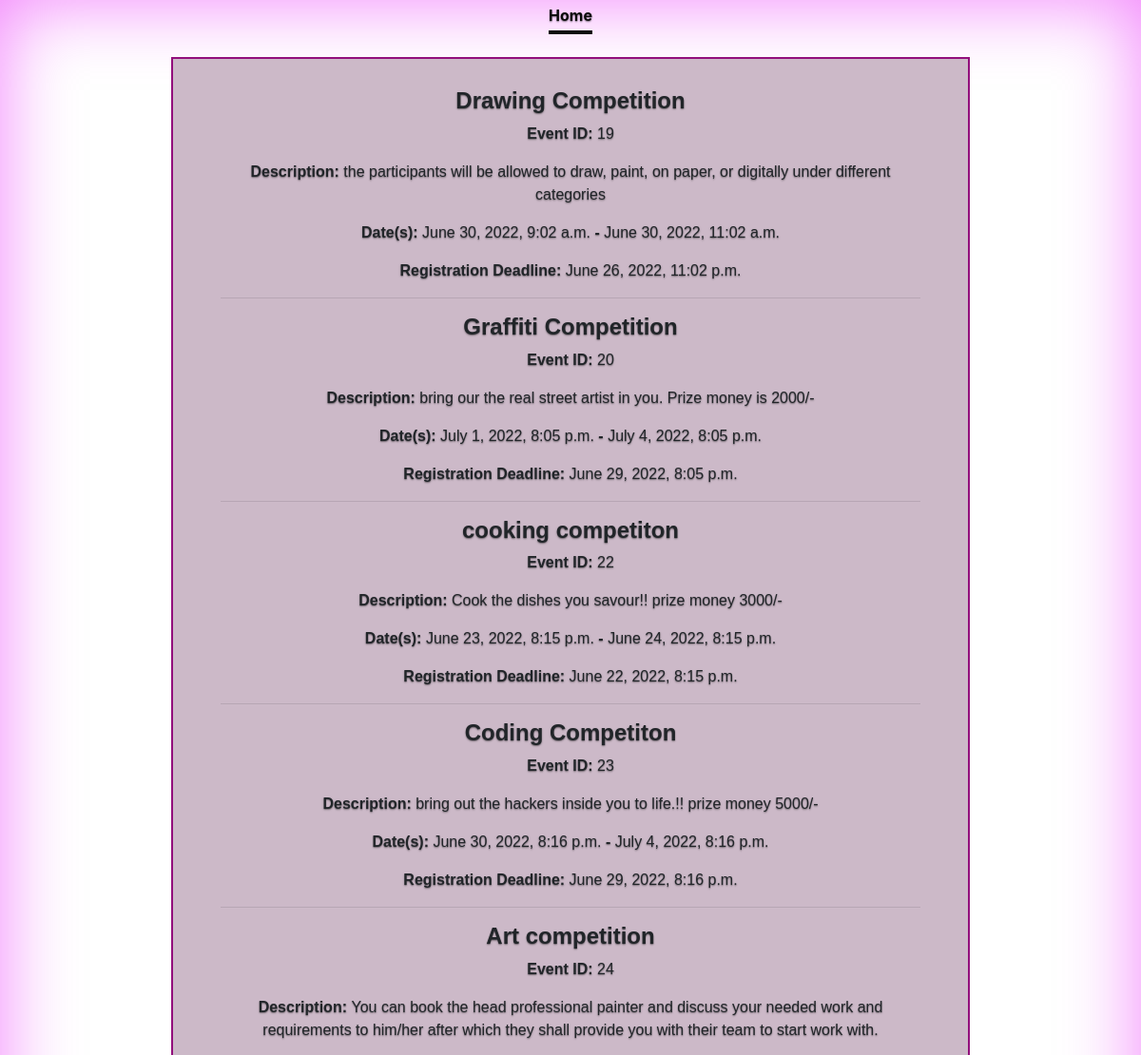
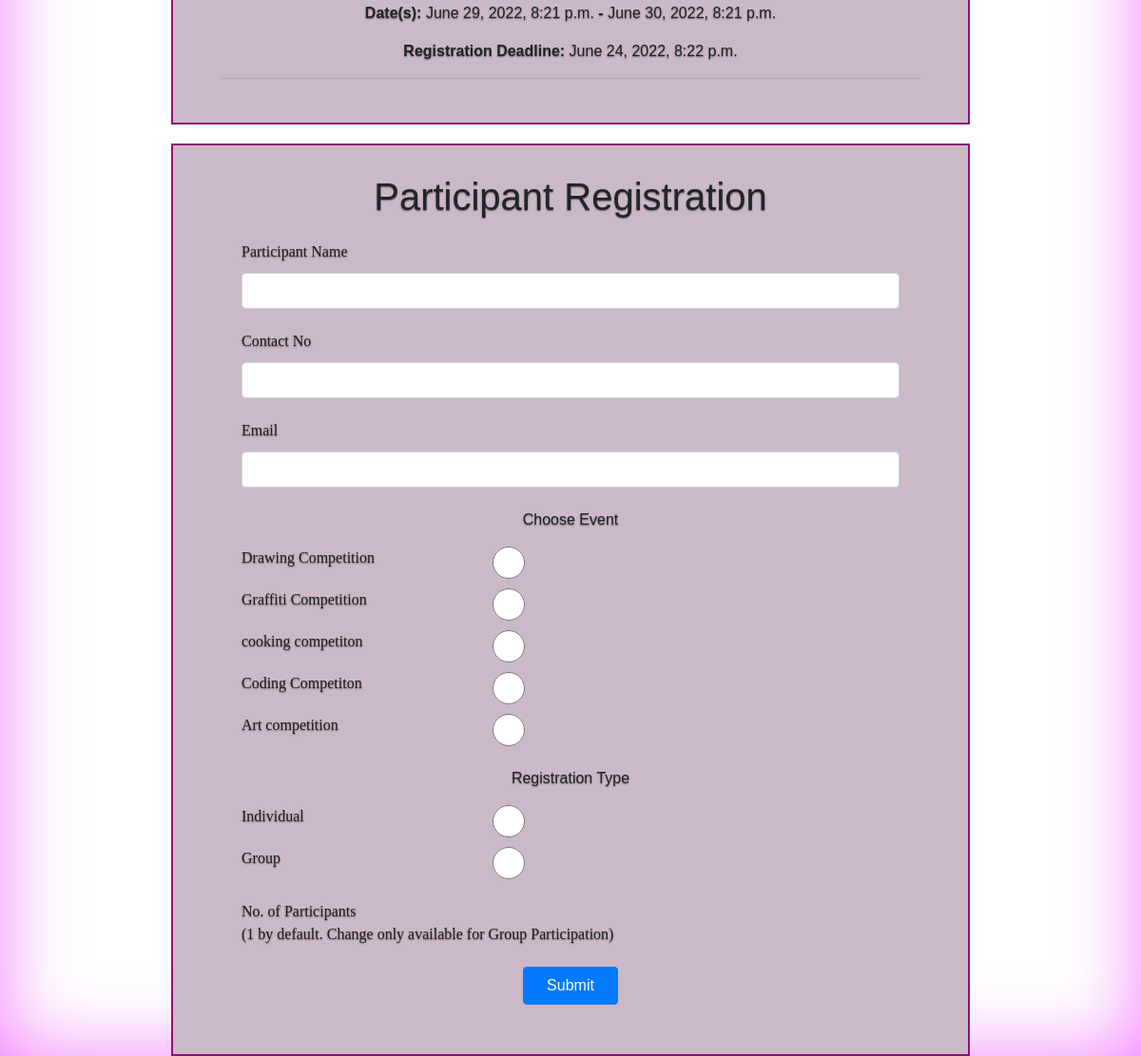
Screenshot of /participant_register with the database file from the repository (2 pictures, top to bottom).
### em_app/models.py (models this page shows)
class Event(models.Model):
    name = models.CharField(max_length=30)
    description = models.CharField(max_length=500)
    poster_link = models.URLField( max_length=200)
    start_date = models.DateTimeField(auto_now=False, auto_now_add=False)
    end_date = models.DateTimeField(auto_now=False, auto_now_add=False)
    register_deadline = models.DateTimeField(auto_now=False, auto_now_add=False)
    host_email = models.EmailField(max_length=254)
    password = models.CharField(max_length=32, default="")

### em_app/views.py (the view, shortened to what this page needs)
# urls.py: path('participant_register', views.participant_registration, name='participant_registration'),
def participant_registration(request):
    context = {'show_events': Event.objects.all().filter(register_deadline__gte=datetime.now())} #to show details of only the upcoming event and not those which alredy passed
    return render(request, 'participant_register.html', context)

### templates/participant_register.html (shortened to what this page needs)
{% extends "base.html" %}
{% load static %}
    {% block content %}
    <link href={% static 'style.css' %} rel="stylesheet">
    <nav class="nav nav-masthead justify-content-center float-md-end">
    <a class="nav-link active" aria-current="page" href="/">Home</a>
    </nav>
    <br>
                <div class="extras-box" style="margin-bottom: 20px;">
                    {% for event in show_events%}
                    <div>
                        <h4>
                            <b>{{event.name}} </b>
                        </h4>
                        <p> <b>Event ID: </b>{{event.id}}</p>
                        <p> <b>Description: </b> {{event.description}} </p>
                        <p> <b>Date(s): </b>{{event.start_date}} <b> - </b>{{event.end_date}}</p>
                        <p> <b>Registration Deadline: </b>{{event.register_deadline}} </p>
                        <hr>
                    </div>
                    {% endfor %}
                </div>
                <div class="form-box">
                    <h1>Participant Registration</h1>
                    <form action="/participant_register" method="post">
                        <div class="form-group">
                            <label for="participant_name">Participant Name</label>
                            <input type="text" class="form-control" name="participant_name" id="participant_name" required>
                        </div>
                        <div class="form-group">
                            <label for="contact_no">Contact No</label>
                            <input type="text" class="form-control" name="contact_no" id="contact_no" maxlength="10" required>
                        </div>
                        <div class="form-group">
                            <label for="participant_email">Email</label>
                            <input type="email" class="form-control" name="participant_email" id="participant_email" required>
                        </div>
                        <div class="form-group">
                            <p>Choose Event</p>
                            {% for event in show_events %}
                            <div class="inline-input" >
                                <label for="{{event.name}}">{{event.name}}</label>
                                <input type="radio" id={{event.name}} name="event_name"  value="{{event.name}}">
                            </div>
                            {% endfor %}
                        </div>
                        <div class="form-group">
                            <p>Registration Type</p>
                            <div class="inline-input">
                                <label for="Individual">Individual</label>
                                <input onclick="hide_num_of_ppl()" type="radio" id="Individual" name="registration_type" value="Individual">
                            </div>
                            <div class="inline-input">
                                <label for="Group">Group</label>
                                <input onclick="show_num_of_ppl()" type="radio" id="Group" name="registration_type" value="Group">
                            </div>
                        </div>
                        <div class="form-group">
                            <label for="num_of_ppl">No. of Participants <br>(1 by default. Change only available for Group Participation)</label>
                        </div>
                        <div class="form-group submit-btn">
                            <button type="submit" class="btn btn-primary">Submit</button>
                        </div>
                    </form>
                </div>
    {% endblock content %}

### templates/base.html (shortened to what this page needs)
<!DOCTYPE html>
{% load static %}
<html lang="en" class="h-100">
  <head>
  <link href={% static 'bootstrap.min.css' %} rel="stylesheet">
    <link href={% static 'style.css' %} type="text/css" rel="stylesheet">
  </head>
    {% block content %}
    {% endblock content %}
  </body>
</html>

### static/style.css (style rules this page uses)
.nav-masthead .nav-link { padding: .25rem 0; font-weight: 700; color: rgba(19, 18, 18, 0.5); background-color: transparent; border-bottom: .25rem solid transparent; }
.nav-masthead .active { color: rgb(10, 10, 10); border-bottom-color: rgb(12, 12, 12); }
label { font-family: 'Rokkitt', serif; font-size: 16px; color: #222121; display: block; margin-bottom: 10px; text-align: left; }
input { border: none; border-bottom: 2px solid rgb(190, 190, 190); width: 90%; font-size: 13px; letter-spacing: 1.5px; }
.form-box,.extras-box { margin: auto; width: 70%; padding: 30px 50px; border: 2px solid rgb(146, 15, 124); background-color: #ccb9c8; font-family: 'Quicksand', sans-serif; text-align: center; }
.form-group { margin: 22px 22px 22px 22px; }
button { background-color: rgb(169, 72, 234); width: 100px; height: 40px; border: none; border-radius: 20px; color: white; font-size: 16px; }
.inline-input { display: grid; grid-template-columns: 1fr 2fr; margin-top:10px; }
.inline-input input { width:100px; }
.submit-btn { align-items: center; }
button { align-self: center; }

### rows the page displays
Event: name "Drawing Competition", id "19", description "the participants will be allowed to draw, paint, on paper, or digitally under different categories", start_date "June 30, 2022, 9:02 a.m.", end_date "June 30, 2022, 11:02 a.m.", register_deadline "June 26, 2022, 11:02 p.m."
Event: name "Graffiti Competition", id "20", description "bring our the real street artist in you. Prize money is 2000/-", start_date "July 1, 2022, 8:05 p.m.", end_date "July 4, 2022, 8:05 p.m.", register_deadline "June 29, 2022, 8:05 p.m."
Event: name "cooking competiton", id "22", description "Cook the dishes you savour!! prize money 3000/-", start_date "June 23, 2022, 8:15 p.m.", end_date "June 24, 2022, 8:15 p.m.", register_deadline "June 22, 2022, 8:15 p.m."
Event: name "Coding Competiton", id "23", description "bring out the hackers inside you to life.!! prize money 5000/-", start_date "June 30, 2022, 8:16 p.m.", end_date "July 4, 2022, 8:16 p.m.", register_deadline "June 29, 2022, 8:16 p.m."
Event: name "Art competition", id "24", description "You can book the head professional painter and discuss your needed work and requirements to him/her after which they shall provide you with their team to start work with.", start_date "June 29, 2022, 8:21 p.m.", end_date "June 30, 2022, 8:21 p.m.", register_deadline "June 24, 2022, 8:22 p.m."
